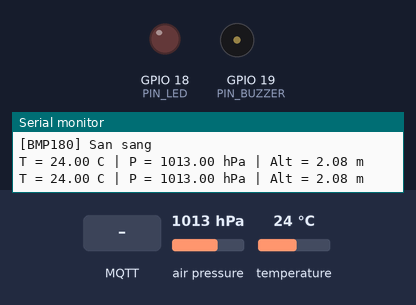
This sketch was run on a simulated ESP32. Shown: output pins drawn as LEDs (lit = HIGH), buzzer (waves = sounding), the last lines printed to the serial monitor. The test bench sets the inputs (shaded band); at power-on: air pressure 1013 hPa, temperature 24 °C. WiFi joins after 1.5 s; servers stay silent unless stated; no MQTT or app messages arrive unless stated.

Above: at 1.2 s.
1.3 s: air pressure set to 952 hPa
At 2.18 s:
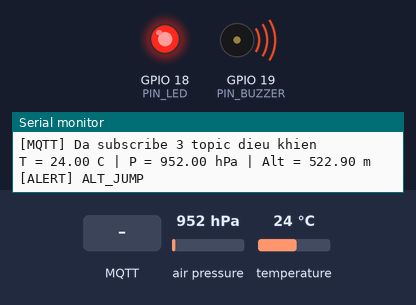
5.0 s: temperature set to 34.7 °C
6.5 s: temperature set to 35.7 °C
At 7.45 s:
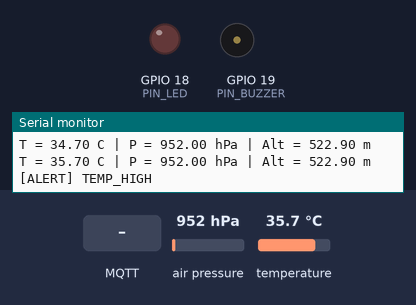
10.0 s: MQTT message "ON" arrives on the first subscribed topic
13.5 s: MQTT message "MANUAL" arrives on the third subscribed topic
At 14.6 s:
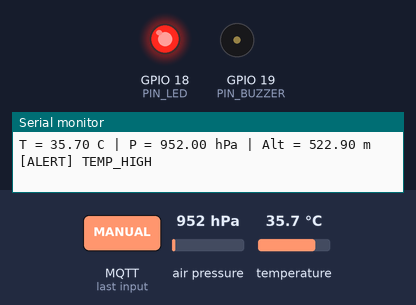
15.1 s: MQTT message "1" arrives on the first subscribed topic
Timing chart, 0 to 17.6 s (numbered marks = the images above; inputs shaded):
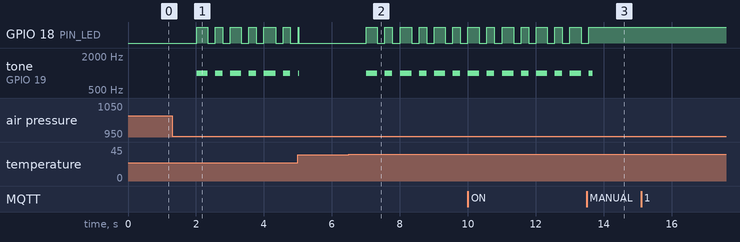

Measured:
- the behaviour switches between 35 and 35.1 °C on temperature (found by bisection; images 1 and 2)
- after the input at 1.3 s, GPIO 18 (PIN_LED): LOW → HIGH after 0.72 s, then repeats every 0.99 s: LOW 0.22 s, HIGH 0.22 s, LOW 0.22 s, HIGH 0.33 s; tone on GPIO 19 (PIN_BUZZER): silent → 1000 Hz after 0.72 s, then repeats every 0.99 s: silent 0.22 s, 1000 Hz 0.22 s, silent 0.22 s, 1000 Hz 0.33 s
- after the input at 6.5 s, GPIO 18 (PIN_LED): LOW → HIGH after 0.51 s, then repeats every 1.0 s: LOW 0.22 s, HIGH 0.22 s, LOW 0.23 s, HIGH 0.34 s; tone on GPIO 19 (PIN_BUZZER): silent → 1000 Hz after 0.51 s, then repeats every 1.0 s: silent 0.22 s, 1000 Hz 0.22 s, silent 0.23 s, 1000 Hz 0.34 s
- after the input at 13.5 s, GPIO 18 (PIN_LED): goes on until 13.6 s, then stays HIGH

The sketch:

sketch.ino
```cpp
#include <WiFi.h>
#include <PubSubClient.h>
#include <Wire.h>
#include <Adafruit_BMP085.h>
#include <stdarg.h>
#include <math.h>

// ==================================================
// 1. CAU HINH WIFI VA MQTT
// ==================================================

#define WIFI_SSID   "Wokwi-GUEST"
#define WIFI_PASS   ""
#define WIFI_CH     6

#define MQTT_HOST   "broker.emqx.io"
#define MQTT_PORT   1883

#define TOPIC_BASE  "lab3/runner/nguyenyen_dhtd22/data"

#define T_DATA      TOPIC_BASE "/data"
#define T_CMD_LED   TOPIC_BASE "/cmd/led"
#define T_CMD_BUZ   TOPIC_BASE "/cmd/buzzer"
#define T_CMD_MODE  TOPIC_BASE "/cmd/mode"

// ==================================================
// 2. CAU HINH CHAN
// ==================================================

#define PIN_SDA     21
#define PIN_SCL     22
#define PIN_LED     18
#define PIN_BUZZER  19

// ==================================================
// 3. NGUONG CANH BAO
// ==================================================

#define TEMP_HIGH   35.0f
#define TEMP_LOW    10.0f
#define ALT_JUMP    3.0f
#define SEA_LEVEL   101325

// ==================================================
// 4. CAU TRUC DU LIEU
// ==================================================

struct SensorData {
    float temp;
    float pressure;
    float altitude;
};

struct AlertData {
    float temp;
    float altitude;
};

struct DeviceState {
    bool manual;
    bool cmdLed;
    bool cmdBuzzer;
    bool led;
    bool buzzer;
    char alert[16];
};

// ==================================================
// 5. KHAI BAO QUEUE VA MUTEX
// ==================================================

QueueHandle_t dataQueue;
QueueHandle_t alertQueue;

SemaphoreHandle_t serialMutex;
SemaphoreHandle_t stateMutex;

DeviceState state = {
    false, false, false, false, false, "NORMAL"
};

// ==================================================
// 6. KHOI TAO THIET BI
// ==================================================

Adafruit_BMP085 bmp;

WiFiClient wifiClient;
PubSubClient mqtt(wifiClient);

// ==================================================
// 7. HAM IN SERIAL CO MUTEX
// ==================================================

void logLine(const char *fmt, ...) {

    char buf[180];

    va_list ap;
    va_start(ap, fmt);
    vsnprintf(buf, sizeof(buf), fmt, ap);
    va_end(ap);

    if (serialMutex != NULL &&
        xSemaphoreTake(serialMutex, pdMS_TO_TICKS(100)) == pdTRUE) {

        Serial.println(buf);

        xSemaphoreGive(serialMutex);
    }
}

// ==================================================
// 8. NHAN LENH MQTT TU WEBSITE
// ==================================================

void onMqttMessage(char *topic, byte *payload, unsigned int len) {

    String msg;

    for (unsigned int i = 0; i < len; i++) {
        msg += (char)payload[i];
    }

    msg.trim();
    msg.toUpperCase();

    bool on = (msg == "ON" || msg == "1");

    if (xSemaphoreTake(stateMutex, pdMS_TO_TICKS(100)) == pdTRUE) {

        if (strcmp(topic, T_CMD_LED) == 0) {
            state.cmdLed = on;
        }

        else if (strcmp(topic, T_CMD_BUZ) == 0) {
            state.cmdBuzzer = on;
        }

        else if (strcmp(topic, T_CMD_MODE) == 0) {

            if (msg == "MANUAL") {
                state.manual = true;
            }

            else if (msg == "AUTO") {
                state.manual = false;
            }
        }

        xSemaphoreGive(stateMutex);
    }

    logLine("[MQTT] %s = %s", topic, msg.c_str());
}

// ==================================================
// 9. KET NOI LAI MQTT
// ==================================================

bool mqttReconnect() {

    String cid = "esp32-runner-" +
                 String((uint32_t)ESP.getEfuseMac(), HEX);

    logLine("[MQTT] Dang ket noi broker...");

    if (mqtt.connect(cid.c_str())) {

        mqtt.subscribe(T_CMD_LED);
        mqtt.subscribe(T_CMD_BUZ);
        mqtt.subscribe(T_CMD_MODE);

        logLine("[MQTT] Da ket noi broker");
        logLine("[MQTT] Da subscribe 3 topic dieu khien");

        return true;
    }

    logLine("[MQTT] Ket noi that bai, rc=%d", mqtt.state());

    return false;
}

// ==================================================
// 10. TASK MQTT - CORE 0
// ==================================================

void taskMQTT(void *pv) {

    // Ket noi WiFi
    logLine("[WiFi] Dang ket noi %s ...", WIFI_SSID);

    WiFi.mode(WIFI_STA);
    WiFi.begin(WIFI_SSID, WIFI_PASS, WIFI_CH);

    while (WiFi.status() != WL_CONNECTED) {

        vTaskDelay(pdMS_TO_TICKS(500));
    }

    logLine("[WiFi] Thanh cong, IP: %s",
            WiFi.localIP().toString().c_str());

    // Cau hinh MQTT
    mqtt.setServer(MQTT_HOST, MQTT_PORT);
    mqtt.setCallback(onMqttMessage);
    mqtt.setBufferSize(512);
    mqtt.setSocketTimeout(2);
    mqtt.setKeepAlive(30);

    SensorData d;
    DeviceState s;

    char json[320];

    for (;;) {

        // Kiem tra WiFi
        if (WiFi.status() != WL_CONNECTED) {

            logLine("[WiFi] Mat ket noi, dang ket noi lai...");

            WiFi.disconnect();
            WiFi.begin(WIFI_SSID, WIFI_PASS, WIFI_CH);

            vTaskDelay(pdMS_TO_TICKS(2000));
            continue;
        }

        // Kiem tra MQTT
        if (!mqtt.connected()) {

            if (!mqttReconnect()) {

                vTaskDelay(pdMS_TO_TICKS(2000));
                continue;
            }
        }

        // Xu ly MQTT va nhan lenh dieu khien
        mqtt.loop();

        // Nhan du lieu tu dataQueue
        if (xQueueReceive(
                dataQueue,
                &d,
                pdMS_TO_TICKS(100)
            ) == pdTRUE) {

            if (xSemaphoreTake(
                    stateMutex,
                    pdMS_TO_TICKS(50)
                ) == pdTRUE) {

                s = state;

                xSemaphoreGive(stateMutex);

                // Tao JSON
                snprintf(json, sizeof(json),
                    "{\"temp\":%.2f,\"press\":%.2f,"
                    "\"alt\":%.2f,\"led\":%d,"
                    "\"buzzer\":%d,\"mode\":\"%s\","
                    "\"alert\":\"%s\"}",

                    d.temp,
                    d.pressure,
                    d.altitude,
                    s.led,
                    s.buzzer,
                    s.manual ? "MANUAL" : "AUTO",
                    s.alert
                );

                // Gui du lieu len MQTT Broker
                if (!mqtt.publish(T_DATA, json)) {
                    logLine("[MQTT] Gui telemetry that bai");
                }
            }
        }

        // Nhuong CPU cho cac Task khac
        vTaskDelay(pdMS_TO_TICKS(10));
    }
}

// ==================================================
// 11. TASK DOC CAM BIEN BMP180 - CORE 1
// ==================================================

void taskSensor(void *pv) {

    Wire.begin(PIN_SDA, PIN_SCL);

    // Kiem tra BMP180
    while (!bmp.begin()) {

        logLine("[BMP180] Khong tim thay cam bien!");
        logLine("[BMP180] Kiem tra day SDA va SCL");

        vTaskDelay(pdMS_TO_TICKS(1000));
    }

    logLine("[BMP180] San sang");

    TickType_t last = xTaskGetTickCount();

    for (;;) {

        SensorData d;

        // Doc nhiet do
        d.temp = bmp.readTemperature();

        // Doc ap suat
        d.pressure = bmp.readPressure() / 100.0f;

        // Doc do cao
        d.altitude = bmp.readAltitude(SEA_LEVEL);

        // Hien thi Serial
        logLine(
            "T = %.2f C | P = %.2f hPa | Alt = %.2f m",
            d.temp,
            d.pressure,
            d.altitude
        );

        // Gui du lieu vao dataQueue
        if (xQueueSend(dataQueue, &d, 0) != pdPASS) {
            logLine("[QUEUE] dataQueue day");
        }

        // Gui nhiet do va do cao vao alertQueue
        AlertData a = {
            d.temp,
            d.altitude
        };

        if (xQueueSend(alertQueue, &a, 0) != pdPASS) {
            logLine("[QUEUE] alertQueue day");
        }

        // Chu ky doc cam bien 1 giay
        vTaskDelayUntil(&last, pdMS_TO_TICKS(1000));
    }
}

// ==================================================
// 12. TASK CANH BAO - CORE 1
// ==================================================

void taskAlert(void *pv) {

    pinMode(PIN_LED, OUTPUT);
    pinMode(PIN_BUZZER, OUTPUT);

    digitalWrite(PIN_LED, LOW);
    noTone(PIN_BUZZER);

    AlertData a;

    float prevAlt = NAN;

    unsigned long jumpUntil = 0;

    char alertMsg[16] = "NORMAL";

    bool lastBuz = false;

    for (;;) {

        // Nhan du lieu tu alertQueue
        if (xQueueReceive(
                alertQueue,
                &a,
                pdMS_TO_TICKS(100)
            ) == pdTRUE) {

            strcpy(alertMsg, "NORMAL");

            // Kiem tra nhiet do
            if (a.temp > TEMP_HIGH) {
                strcpy(alertMsg, "TEMP_HIGH");
            }

            else if (a.temp < TEMP_LOW) {
                strcpy(alertMsg, "TEMP_LOW");
            }

            // Kiem tra thay doi do cao dot ngot
            if (!isnan(prevAlt) &&
                fabsf(a.altitude - prevAlt) > ALT_JUMP) {

                strcpy(alertMsg, "ALT_JUMP");

                jumpUntil = millis() + 3000;
            }

            else if (millis() < jumpUntil) {

                strcpy(alertMsg, "ALT_JUMP");
            }

            prevAlt = a.altitude;

            if (strcmp(alertMsg, "NORMAL") != 0) {
                logLine("[ALERT] %s", alertMsg);
            }
        }

        // Doc trang thai dieu khien
        DeviceState s;

        if (xSemaphoreTake(
                stateMutex,
                pdMS_TO_TICKS(20)
            ) != pdTRUE) {

            vTaskDelay(pdMS_TO_TICKS(10));
            continue;
        }

        s = state;

        xSemaphoreGive(stateMutex);

        bool ledOut;
        bool buzOut;

        // Tao hieu ung nhap nhay
        bool blink = ((millis() / 250) % 2) == 0;

        // Che do thu cong
        if (s.manual) {

            ledOut = s.cmdLed;
            buzOut = s.cmdBuzzer;
        }

        // Che do tu dong
        else {

            bool alerting =
                strcmp(alertMsg, "NORMAL") != 0;

            ledOut = alerting && blink;
            buzOut = alerting && blink;
        }

        // Dieu khien LED
        digitalWrite(PIN_LED, ledOut ? HIGH : LOW);

        // Dieu khien Buzzer
        if (buzOut != lastBuz) {

            if (buzOut) {
                tone(PIN_BUZZER, 1000);
            }

            else {
                noTone(PIN_BUZZER);
            }

            lastBuz = buzOut;
        }

        // Cap nhat trang thai thiet bi
        if (xSemaphoreTake(
                stateMutex,
                pdMS_TO_TICKS(20)
            ) == pdTRUE) {

            state.led = ledOut;
            state.buzzer = buzOut;

            strcpy(state.alert, alertMsg);

            xSemaphoreGive(stateMutex);
        }

        // Nhuong CPU cho Task khac
        vTaskDelay(pdMS_TO_TICKS(10));
    }
}

// ==================================================
// 13. SETUP
// ==================================================

void setup() {

    Serial.begin(115200);

    // Tao Mutex
    serialMutex = xSemaphoreCreateMutex();
    stateMutex = xSemaphoreCreateMutex();

    // Tao Queue
    dataQueue = xQueueCreate(10, sizeof(SensorData));
    alertQueue = xQueueCreate(5, sizeof(AlertData));

    // Kiem tra khoi tao
    if (serialMutex == NULL ||
        stateMutex == NULL ||
        dataQueue == NULL ||
        alertQueue == NULL) {

        Serial.println("[ERROR] Khoi tao Queue/Mutex that bai!");
        while (true) {
            delay(1000);
        }
    }

    // Tao Task MQTT - Core 0
    BaseType_t t1 = xTaskCreatePinnedToCore(
        taskMQTT,
        "MQTT_Task",
        8192,
        NULL,
        1,
        NULL,
        0
    );

    // Tao Task Sensor - Core 1
    BaseType_t t2 = xTaskCreatePinnedToCore(
        taskSensor,
        "Sensor_Task",
        4096,
        NULL,
        2,
        NULL,
        1
    );

    // Tao Task Alert - Core 1
    BaseType_t t3 = xTaskCreatePinnedToCore(
        taskAlert,
        "Alert_Task",
        4096,
        NULL,
        1,
        NULL,
        1
    );

    if (t1 != pdPASS || t2 != pdPASS || t3 != pdPASS) {

        Serial.println("[ERROR] Tao Task that bai!");

        while (true) {
            delay(1000);
        }
    }

    Serial.println("[SYSTEM] Khoi tao FreeRTOS thanh cong");
}

// ==================================================
// 14. LOOP
// ==================================================

void loop() {

    vTaskDelay(portMAX_DELAY);
}
```
